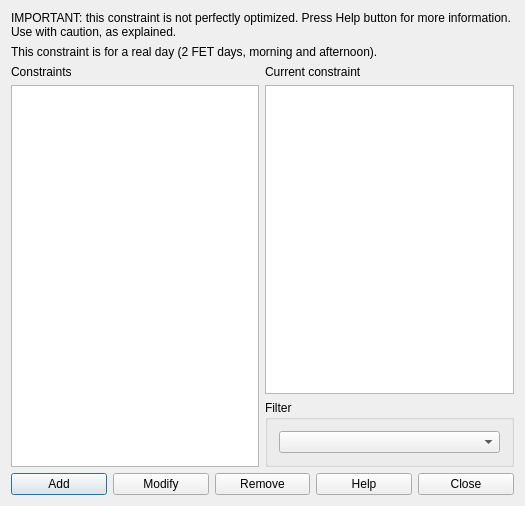
<?xml version="1.0" encoding="UTF-8"?>
<ui version="4.0">
 <class>ConstraintStudentsSetMaxGapsPerRealDayForm_template</class>
 <widget class="QDialog" name="ConstraintStudentsSetMaxGapsPerRealDayForm_template">
  <property name="geometry">
   <rect>
    <x>0</x>
    <y>0</y>
    <width>525</width>
    <height>506</height>
   </rect>
  </property>
  <property name="windowTitle">
   <string extracomment="This is the title of the dialog to see the list of all constraints of this type">Constraints students set max gaps per real day</string>
  </property>
  <layout class="QGridLayout" name="gridLayout_2">
   <item row="0" column="0" colspan="2">
    <widget class="QLabel" name="label">
     <property name="sizePolicy">
      <sizepolicy hsizetype="Minimum" vsizetype="Minimum">
       <horstretch>0</horstretch>
       <verstretch>0</verstretch>
      </sizepolicy>
     </property>
     <property name="text">
      <string>IMPORTANT: this constraint is not perfectly optimized. Press Help button for more information. Use with caution, as explained.</string>
     </property>
     <property name="wordWrap">
      <bool>true</bool>
     </property>
    </widget>
   </item>
   <item row="1" column="0" colspan="2">
    <widget class="QLabel" name="label_2">
     <property name="sizePolicy">
      <sizepolicy hsizetype="Minimum" vsizetype="Minimum">
       <horstretch>0</horstretch>
       <verstretch>0</verstretch>
      </sizepolicy>
     </property>
     <property name="text">
      <string>This constraint is for a real day (2 FET days, morning and afternoon).</string>
     </property>
     <property name="wordWrap">
      <bool>true</bool>
     </property>
    </widget>
   </item>
   <item row="2" column="0" rowspan="2">
    <layout class="QVBoxLayout" name="verticalLayout">
     <item>
      <widget class="QLabel" name="constraintsTextLabel">
       <property name="frameShape">
        <enum>QFrame::NoFrame</enum>
       </property>
       <property name="frameShadow">
        <enum>QFrame::Plain</enum>
       </property>
       <property name="text">
        <string>Constraints</string>
       </property>
       <property name="wordWrap">
        <bool>false</bool>
       </property>
      </widget>
     </item>
     <item>
      <widget class="QListWidget" name="constraintsListWidget"/>
     </item>
    </layout>
   </item>
   <item row="2" column="1">
    <layout class="QVBoxLayout" name="verticalLayout_2">
     <item>
      <widget class="QLabel" name="currentConstraintTextLabel">
       <property name="text">
        <string>Current constraint</string>
       </property>
       <property name="wordWrap">
        <bool>false</bool>
       </property>
      </widget>
     </item>
     <item>
      <widget class="QPlainTextEdit" name="currentConstraintTextEdit"/>
     </item>
    </layout>
   </item>
   <item row="3" column="1">
    <widget class="QGroupBox" name="filterGroupBox">
     <property name="title">
      <string>Filter</string>
     </property>
     <layout class="QGridLayout" name="gridLayout">
      <item row="0" column="0">
       <widget class="QComboBox" name="studentsComboBox"/>
      </item>
     </layout>
    </widget>
   </item>
   <item row="4" column="0" colspan="2">
    <layout class="QHBoxLayout" name="horizontalLayout">
     <item>
      <widget class="QPushButton" name="addConstraintPushButton">
       <property name="text">
        <string>Add</string>
       </property>
      </widget>
     </item>
     <item>
      <widget class="QPushButton" name="modifyConstraintPushButton">
       <property name="text">
        <string>Modify</string>
       </property>
      </widget>
     </item>
     <item>
      <widget class="QPushButton" name="removeConstraintPushButton">
       <property name="text">
        <string>Remove</string>
       </property>
      </widget>
     </item>
     <item>
      <widget class="QPushButton" name="helpPushButton">
       <property name="text">
        <string>Help</string>
       </property>
      </widget>
     </item>
     <item>
      <widget class="QPushButton" name="closePushButton">
       <property name="text">
        <string>Close</string>
       </property>
      </widget>
     </item>
    </layout>
   </item>
  </layout>
 </widget>
 <layoutdefault spacing="6" margin="11"/>
 <resources/>
 <connections/>
</ui>
